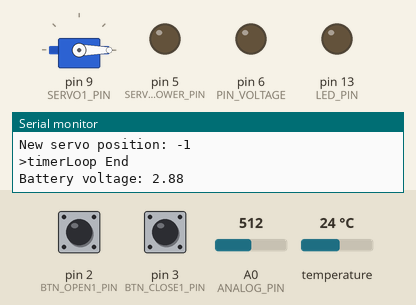
The sketch below on a simulated Arduino Nano, built with avr-gcc and run on an emulated ATmega328P. On the bench: servo, output pins drawn as LEDs (lit = HIGH), the last lines printed to the serial monitor. The test bench sets the inputs (shaded band); at power-on: pin 2 (BTN_OPEN1_PIN) HIGH, pin 3 (BTN_CLOSE1_PIN) HIGH, A0 (ANALOG_PIN) = 512, temperature 24 °C. Sleep ends after the set time or at an interrupt.

Above: at 5.2 s.
5.3 s: pin 2 (BTN_OPEN1_PIN) pulled LOW for 0.15 s
At 6.7 s:
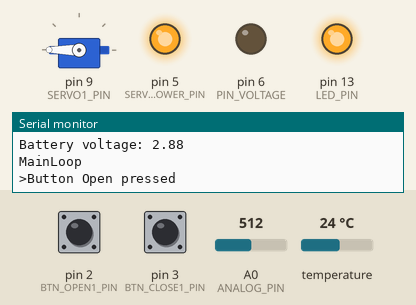
8.4 s: pin 3 (BTN_CLOSE1_PIN) pulsed LOW 5 times (0.12 s each, 0.3 s apart)
At 9.45 s:
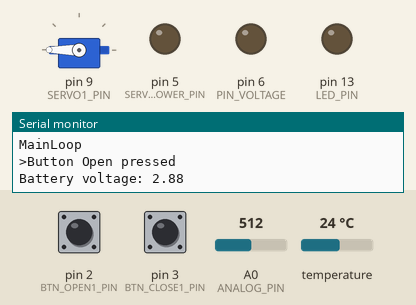
At 9.9 s:
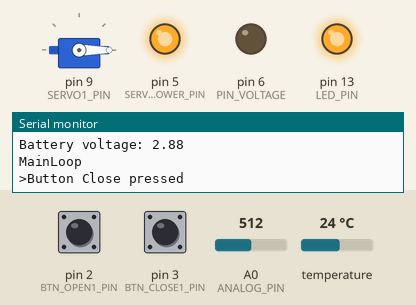
Timing chart, 0 to 15.1 s (numbered marks = the images above; inputs shaded):
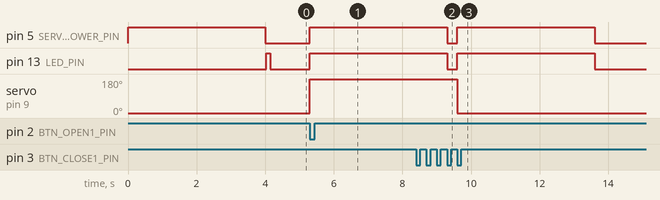

Measured:
- after the input at 5.3 s, pin 5 (SERVO1_POWER_PIN), pin 13 (LED_PIN): LOW → HIGH at once; servo on pin 9 (SERVO1_PIN): 0° → 180° at once
- after the input at 8.4 s, servo on pin 9 (SERVO1_PIN): 180° → 0° after 1.2 s

The sketch:

WindowOpener.ino
```cpp
#include <OneWire.h>
#include <DallasTemperature.h>
#include <Servo.h>
#include <avr/sleep.h>
//#include <avr/wdt.h>

/*
 !!!Для работы WDT надо перепрошивать стандартный загрузчик в ардуино.
 https://geektimes.ru/post/255800/
*/

/*
  Board: Arduino Nano v 3.0
  Кнопка Открыть1 - пин 2
  Кнопка Закрыть1 - пин 3
  Ключ питания привода - пин 5
  Сервопривод1 - пин 9
  Термометр ds18b20 - пин 10
  ADC замер напряжения питания - A0
  Нога для подключения питания делителя напряжения - 6
  //часы DS1307 - пины SDA, CLK
  LED - Nano internal (pin 13)
  SerialEnable PIN - 4

  Потребление ~10mA в режиме ожидания. Из-за периферии модуля ардуино.
*/

/*
  - Чип уходит в спящий режим между нажатиями на кнопки.
  - Для открытия нажать кнопку BTN_OPEN1_PIN
  - Для закрытия нажать кнопку BTN_CLOSE1_PIN
  - Открытие\закрытие по порогу температур CELSIUM_LEVEL_OPEN / CELSIUM_LEVEL_CLOSE
  - Пин для ключа питания сервоприводов
  - Делитель напряжения запитан от пина. Для отключения и экономии энегрии.
  - Выход из спящего режима по нажатию кнопки и каждые 32 секунды по таймеру
*/

volatile bool flag_runMainLoop = true;
volatile bool flag_runOnTimerLoop = true;

#define SERIAL_ENABLE_PIN (4)
bool flag_GoSleep = true;

Servo SRV1;
#define SERVO1_PIN (9)
#define SERVO1_POWER_PIN (5)
#define SERVO_POWER_STATE_ENABLED HIGH
#define SERVO_POWER_STATE_DISABLED LOW
#define SERVO1_CLOSED_VAL (0)
#define SERVO1_OPENED_VAL (180)
#define SERVO1_DRIVE_TIME (4000)
#define SERVO_NONEEDMOVE_VAL (-1)

#define BTN_OPEN1_PIN (2)
#define BTN_CLOSE1_PIN (3)
#define BTN_STATE_PRESSED LOW
#define BTN_STATE_UNPRESSED HIGH

#define LED_PIN 13

#define ANALOG_PIN A0
#define PIN_VOLTAGE (6)
#define BATTERY_LOW_VOLTAGE 3.4
#define BATTERY_FULL_VOLTAGE 4.1
int an1;
float koef_multiply = 5.623;
float koef_divide = 1000;
float voltage;


#define ONE_WIRE1_PIN (10)
OneWire OneWirePort(ONE_WIRE1_PIN);
#define TEMP_9_BIT (9)
DallasTemperature DT(&OneWirePort);
DeviceAddress addr_DS18b20;
float lastCelsium;
boolean flag_TemperatureSensorError = true;

#define CELSIUM_LEVEL_OPEN  (27)
#define CELSIUM_LEVEL_CLOSE (22)
//1 cycle = 0.01630 2sec
// 1000 ~ 15 сек
#define postscalerVal (2000)
volatile unsigned int postscale = postscalerVal;

ISR (TIMER2_OVF_vect){
  postscale--;
  if (postscale==0){
    flag_runMainLoop = true;
    flag_runOnTimerLoop = true;
  }
}

void onExtInterrupt(){
   flag_runMainLoop =true;
}

void setup()
{
  //init pins
  pinMode(LED_PIN,OUTPUT);
  digitalWrite(LED_PIN,LOW);
  pinMode(SERIAL_ENABLE_PIN,INPUT);
  digitalWrite(SERIAL_ENABLE_PIN,HIGH);// enable internal pull-up resistor

  pinMode(BTN_OPEN1_PIN,INPUT);
  digitalWrite (BTN_OPEN1_PIN,HIGH);// enable internal pull-up resistor
  pinMode(BTN_CLOSE1_PIN,INPUT);
  digitalWrite (BTN_CLOSE1_PIN,HIGH);// enable internal pull-up resistor

  init_ADC_BAT_MON();
  //disable_ADC_INT_REF();
  // servo PWM
  pinMode(SERVO1_POWER_PIN,OUTPUT);
  digitalWrite(SERVO1_POWER_PIN, SERVO_POWER_STATE_DISABLED);
  //servo1_attach();
  //if (digitalRead(SERIAL_ENABLE_PIN)== LOW){
    Serial.begin(115200);
    Serial.println(F("Setup"));
    //flag_GoSleep = false;
  //}
  init_ServoInitMoves();
  // OneWire Initialization
  init_Thermometer();

  postscale = postscalerVal;

  attachInterrupt(0,onExtInterrupt, FALLING); // use interrupt 0 (pin 2) and run function
  attachInterrupt(1,onExtInterrupt, FALLING);
}

void loop(){
  if (flag_runMainLoop){
    Serial.println("MainLoop");
    postscale = postscalerVal;
    flag_runMainLoop = false;
    setLED(HIGH);
    if (flag_runOnTimerLoop){
      flag_runOnTimerLoop = false;
      timerLoop();
    }
    mainLoop();
    batteryHealthLoop();
    setup_Timer2();
    setLED(LOW);
  }
  if (flag_GoSleep){
    delay(100);
    sleepNow();
  }
}

void mainLoop(){
  if (onButton_Open())
    {
      Serial.println(">Button Open pressed");
      open_window1();
    }
    else if (onButton_Close())
    {
      Serial.println(">Button Close pressed");
      close_window1();
    }
}

void batteryHealthLoop()
{
  measureBatteryVoltage();
  //TODO: battery charge control
}

void timerLoop()
{
  //refresh temperature
  Serial.println(F(">timerLoop begin"));
  flag_TemperatureSensorError = !DT.isConnected( addr_DS18b20 );
  if (!flag_TemperatureSensorError){
    DT.requestTemperatures();
    lastCelsium = DT.getTempC(addr_DS18b20);
  }else{
    Serial.println(F("Error:Thermometer not found"));
  }
  //move window
  Serial.print(F("Temperature:"));
  Serial.println((int)lastCelsium);
  Serial.println("Limits: ");// + String(CELSIUM_LEVEL_CLOSE) + "/" + String(CELSIUM_LEVEL_OPEN));
  Serial.println("Actual servo state: "+(String)SRV1.read());
  signed int valBySensor = getNeededWindowStateBySensors();
  Serial.print("New servo position: ");
  Serial.println((signed int)valBySensor);
  if (valBySensor != SERVO_NONEEDMOVE_VAL){
    moveServo1ToValue((unsigned char)valBySensor);
  }
  Serial.println(">timerLoop End");
}

void open_window1(){
  moveServo1ToValue(SERVO1_OPENED_VAL);
}

void close_window1(){
  moveServo1ToValue(SERVO1_CLOSED_VAL);
}

void moveServo1ToValue(byte value){
  servoPower(SERVO_POWER_STATE_ENABLED);
  servo1_attach();
  SRV1.write(value);
  delay(SERVO1_DRIVE_TIME);
  SRV1.detach();
  servoPower(SERVO_POWER_STATE_DISABLED);
}

signed int getNeededWindowStateBySensors(){
  if (flag_TemperatureSensorError){
    return SERVO_NONEEDMOVE_VAL;
  }

  if (lastCelsium >= CELSIUM_LEVEL_OPEN){
    return SERVO1_OPENED_VAL;
  }

  if (lastCelsium <= CELSIUM_LEVEL_CLOSE){
    return  SERVO1_CLOSED_VAL;
  }
  return SERVO_NONEEDMOVE_VAL;
}

void setup_Timer2(){
  TIMSK2=0x00;
  TCCR2B=0x00;
  TCCR2A=0x00;
  TIFR2=0x00;

  TCNT2= 0x00;         //reset timer count to 125 out of 255.
  TCCR2B=0x07;     //using a prescaler of 6 to use divisor 1024.
  TIMSK2=1;      //timer2 Interrupt Mask Register. Set TOIE(Timer Overflow Interrupt Enable).

  postscale = postscalerVal;
}

void timer2_stop(){
  TCCR2B = 0;// no clock input
}

bool onButton_Open(){
  return ((digitalRead(BTN_OPEN1_PIN) == BTN_STATE_PRESSED) && (digitalRead(BTN_CLOSE1_PIN) != BTN_STATE_PRESSED));
}

bool onButton_Close(){
  return ((digitalRead(BTN_CLOSE1_PIN) == BTN_STATE_PRESSED) && (digitalRead(BTN_OPEN1_PIN) != BTN_STATE_PRESSED));
}

void servoPower(int value){
  digitalWrite(SERVO1_POWER_PIN,value);
}

void setLED(int state){
    digitalWrite(LED_PIN, state);
}

void servo1_attach()
{
  SRV1.attach(SERVO1_PIN);
}

void init_ServoInitMoves(){
  // Servo init move
  //moveServo1ToValue(SERVO1_OPENED_VAL);
  moveServo1ToValue(SERVO1_CLOSED_VAL);

}

void sleepNow(){         // here we put the arduino to sleep

    /* Now is the time to set the sleep mode. In the Atmega8 datasheet
     * http://www.atmel.com/dyn/resources/prod_documents/doc2486.pdf on page 35
     * there is a list of sleep modes which explains which clocks and
     * wake up sources are available in which sleep mode.
     *
     * In the avr/sleep.h file, the call names of these sleep modes are to be found:
     *
     * The 5 different modes are:
     *     SLEEP_MODE_IDLE         -the least power savings
     *     SLEEP_MODE_ADC
     *     SLEEP_MODE_PWR_SAVE
     *     SLEEP_MODE_STANDBY
     *     SLEEP_MODE_PWR_DOWN     -the most power savings
     *
     * For now, we want as much power savings as possible, so we
     * choose the according
     * sleep mode: SLEEP_MODE_PWR_DOWN
     *
     */
    set_sleep_mode(SLEEP_MODE_PWR_SAVE);   // sleep mode is set here

    sleep_enable();          // enables the sleep bit in the mcucr register
                             // so sleep is possible. just a safety pin

    /* Now it is time to enable an interrupt. We do it here so an
     * accidentally pushed interrupt button doesn't interrupt
     * our running program. if you want to be able to run
     * interrupt code besides the sleep function, place it in
     * setup() for example.
     *
     * In the function call attachInterrupt(A, B, C)
     * A   can be either 0 or 1 for interrupts on pin 2 or 3.
     *
     * B   Name of a function you want to execute at interrupt for A.
     *
     * C   Trigger mode of the interrupt pin. can be:
     *             LOW        a low level triggers
     *             CHANGE     a change in level triggers
     *             RISING     a rising edge of a level triggers
     *             FALLING    a falling edge of a level triggers
     *
     * In all but the IDLE sleep modes only LOW can be used.
     */

    attachInterrupt(0,onExtInterrupt, FALLING); // use interrupt 0 (pin 2) and run function
                                       // wakeUpNow when pin 2 gets LOW
    attachInterrupt(1,onExtInterrupt, FALLING);

    sleep_mode();            // here the device is actually put to sleep!!
                             // THE PROGRAM CONTINUES FROM HERE AFTER WAKING UP

    sleep_disable();         // first thing after waking from sleep:
                             // disable sleep...
    //detachInterrupt(0);      // disables interrupt 0 on pin 2 so the
    //detachInterrupt(1);      // wakeUpNow code will not be executed
                             // during normal running time.
}

//==================Thermometer================================
void init_Thermometer()
{
  Serial.println("init_Thermometer");
  DT.begin();

  DT.setWaitForConversion(true);// don't return from 'requestTemperatures()'  before conversion completed. no need delay

  DT.getAddress(addr_DS18b20,0);

  DT.setResolution(addr_DS18b20,TEMP_9_BIT);


}
//=============================================================
void init_ADC_BAT_MON ()
{
  analogReference(INTERNAL);
  pinMode(PIN_VOLTAGE,OUTPUT);
}

void disable_ADC_INT_REF()
{
  analogReference(DEFAULT);
}

void measureBatteryVoltage()
{
  init_ADC_BAT_MON ();
  digitalWrite(PIN_VOLTAGE,HIGH);
  an1 = analogRead(ANALOG_PIN);
  voltage =  (an1*koef_multiply)/koef_divide;
  Serial.print("Battery voltage: ");
  Serial.println(voltage,2);
  digitalWrite(PIN_VOLTAGE,LOW);
  disable_ADC_INT_REF();
}
```
